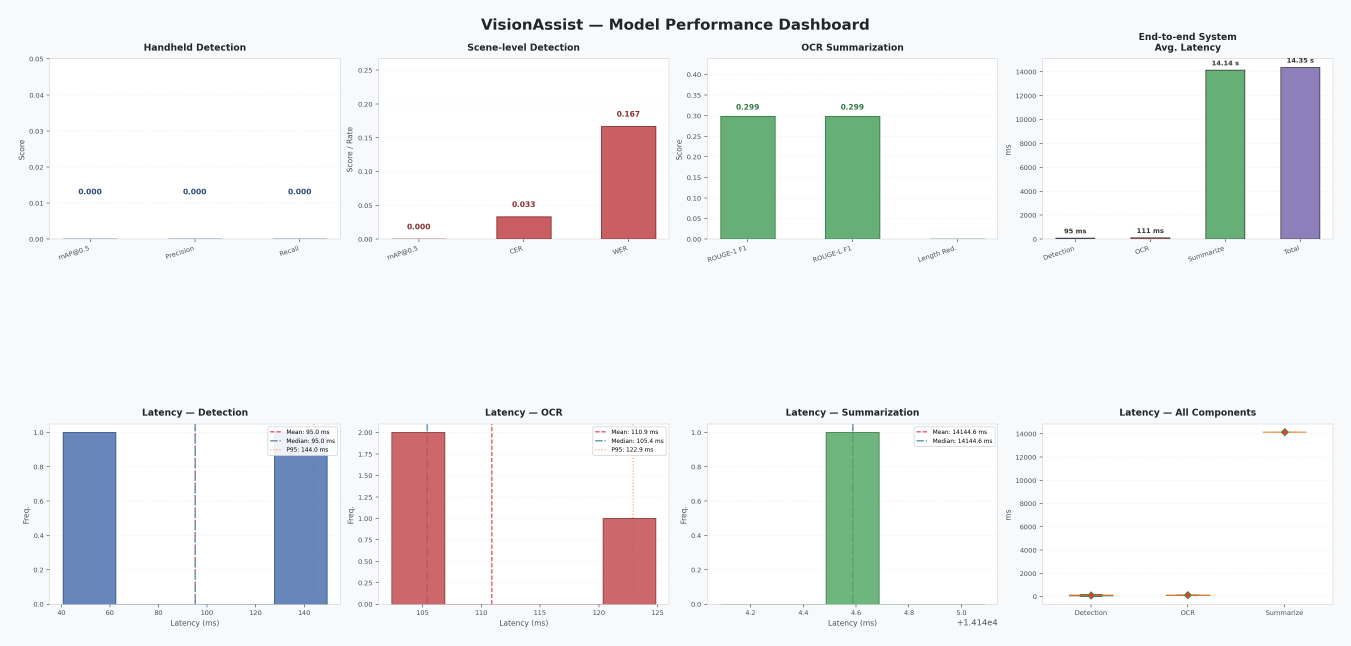
#> input picture performance_dashboard.png, 4052 x 1936 px (shown at 1/3 size)
$ python ocr.py -i performance_dashboard.png
#> lines starting #> are read from the running program, lines starting #| are printed output that depends on the picture; after the words box and inside, x2 and y2 are one past the last pixel; in counts of white or black regions, pixels touching at a corner belong together
#> in scan_from_file, img is the input picture: shape (1936, 4052, 3); mean B, G, R 239.8, 239.5, 238.5
# ocr.py — Live camera OCR with automatic paper detection + LLaMA summary
# =========================================================================
#
# Usage (standalone):
#   python ocr.py
#   python ocr.py --image path/to/image.png   (skip camera, use file)
#
# When used as a module by voice_assistant_main.py:
#   from ocr import scan_paper_live, summarize_with_llama
# =========================================================================

from __future__ import annotations

import argparse
import logging
import time
from pathlib import Path
from typing import Any

import cv2
import numpy as np
import pytesseract
import requests

LOGGER = logging.getLogger(__name__)

# ── Tesseract settings ──────────────────────────────────────────────────
DEFAULT_TESSERACT_CONFIG = "--oem 3 --psm 6"

# ── Ollama / LLaMA settings (local) ─────────────────────────────────────
OLLAMA_URL = "http://localhost:11434/api/chat"
LLAMA_MODEL = "llama3"

# ── Paper-detection tuning ───────────────────────────────────────────────
MIN_PAPER_AREA_RATIO = 0.15        # paper must fill ≥15 % of the frame
STABLE_FRAMES_REQUIRED = 15        # paper must be steady for N frames
CONTOUR_APPROX_EPSILON = 0.02      # polygon approximation tolerance
CANNY_LOW, CANNY_HIGH = 30, 100    # Canny edge thresholds


# ═════════════════════════════════════════════════════════════════════════
#  Image pre-processing & OCR
# ═════════════════════════════════════════════════════════════════════════

def preprocess_for_ocr(image: np.ndarray) -> np.ndarray:
    """Enlarge + threshold an image for better Tesseract accuracy."""
    gray = cv2.cvtColor(image, cv2.COLOR_BGR2GRAY)
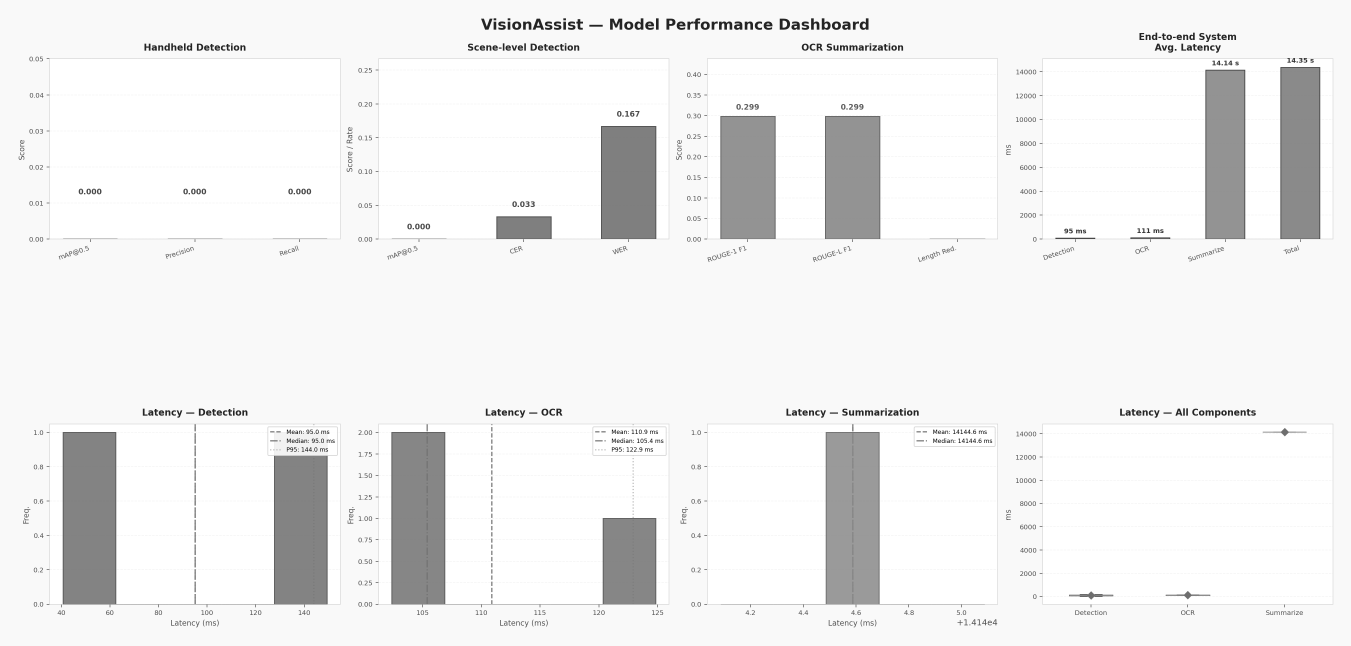
#> gray: shape (1936, 4052) (shown at 1/3 size); min 0, max 255, mean 239.3
    resized = cv2.resize(gray, None, fx=2.0, fy=2.0,
                         interpolation=cv2.INTER_CUBIC)
    _, binary = cv2.threshold(
        resized, 0, 255, cv2.THRESH_BINARY + cv2.THRESH_OTSU
    )
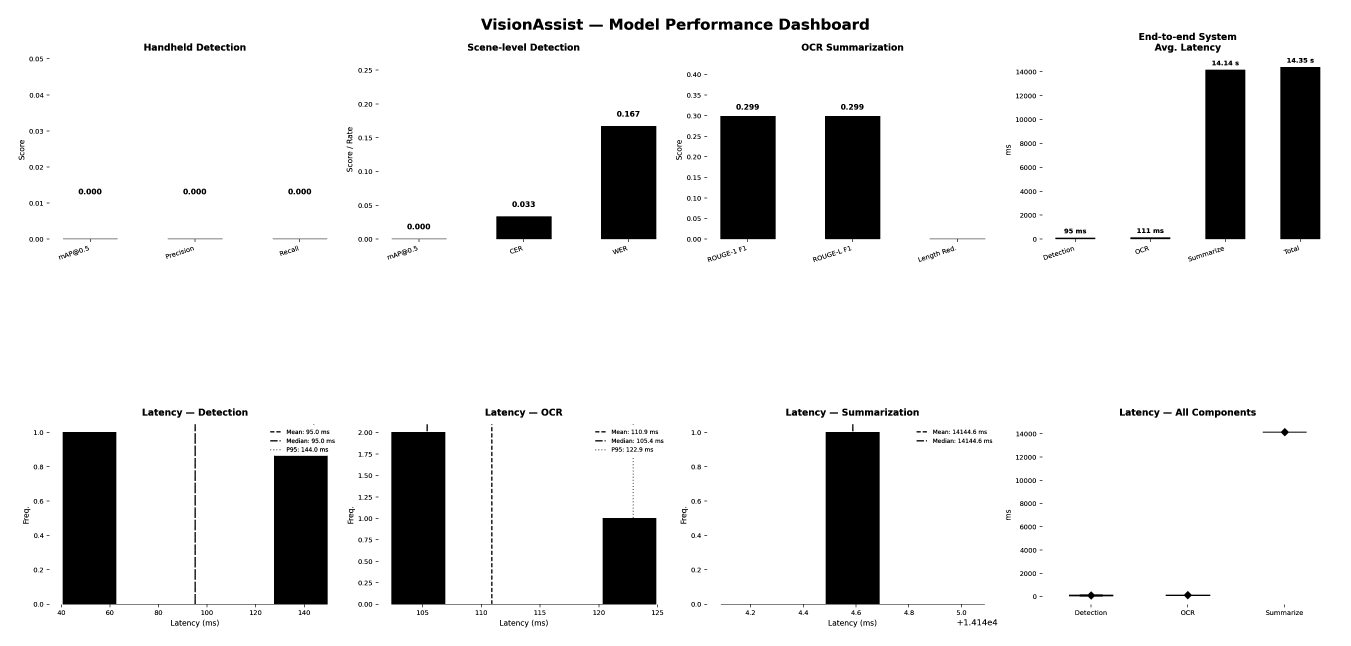
#> binary: shape (3872, 8104) (shown at 1/6 size); 90.1% white; 1001 black regions (42 under 20 px), largest, box (x1, y1, x2, y2) and area: (376, 2592, 1966, 3644) 624148, (2348, 2592, 3938, 3644) 505740, (4324, 2592, 5910, 3644) 339459
    return binary


def extract_text(image: np.ndarray, *, lang: str = "eng",
                 config: str = DEFAULT_TESSERACT_CONFIG) -> str:
    """Run Tesseract on an OpenCV image and return the extracted text."""
    processed = preprocess_for_ocr(image)
    text = pytesseract.image_to_string(processed, lang=lang,
                                       config=config).strip()
    return text


# ═════════════════════════════════════════════════════════════════════════
#  Paper / document detection helpers
# ═════════════════════════════════════════════════════════════════════════

# [225 lines left out: functions _order_points, _four_point_warp, detect_paper_contour, scan_paper_live, summarize_with_llama, not called in this run]


# ═════════════════════════════════════════════════════════════════════════
#  OCR from a static image file
# ═════════════════════════════════════════════════════════════════════════

def scan_from_file(image_path: str) -> str | None:
    """Run OCR on an image file and return extracted text."""
    img = cv2.imread(image_path)
    if img is None:
        LOGGER.warning("Could not read image: %s", image_path)
        return None
    return extract_text(img)


# ═════════════════════════════════════════════════════════════════════════
#  Standalone CLI
# ═════════════════════════════════════════════════════════════════════════

def _build_parser() -> argparse.ArgumentParser:
    p = argparse.ArgumentParser(
        description="Live-camera OCR with auto paper detection + LLaMA summary."
    )
    p.add_argument("--image", "-i", default=None,
                   help="Path to an image file (skips live camera).")
    p.add_argument("--camera", "-c", type=int, default=0,
                   help="Camera index (default: 0).")
    p.add_argument("--no-summary", action="store_true",
                   help="Skip the LLaMA summarization step.")
    return p


def main() -> None:
    logging.basicConfig(level=logging.INFO,
                        format="%(levelname)s: %(message)s")
    args = _build_parser().parse_args()

    # ── Static image mode ────────────────────────────────────────────
    if args.image:
        text = scan_from_file(args.image)
        if not text:
            print("No text detected in the image.")
            return
        print("\n=== Extracted OCR Text ===")
        print(text)
        if not args.no_summary:
            print("\n=== LLaMA Summary ===")
            summary = summarize_with_llama(text)
            print(summary)
        return

    # ── Live camera mode ─────────────────────────────────────────────
    print("Starting live camera OCR...")
    print("Hold a paper/document in front of the camera.")
    print("Press [Space] to force-capture, [q/Esc] to cancel.\n")

    result = scan_paper_live(camera_index=args.camera)
    if result is None:
        print("No text was captured.")
        return

    text, warped = result

    print("\n=== Extracted OCR Text ===")
    print(text)

    if not args.no_summary:
        print("\n=== LLaMA Summary ===")
        summary = summarize_with_llama(text)
        print(summary)

    # Show the warped paper image
    cv2.imshow("Captured Paper", warped)
    print("\nPress any key on the image window to close.")
    cv2.waitKey(0)
    cv2.destroyAllWindows()


if __name__ == "__main__":
    main()
#> (the call stopped at in extract_text, `text = pytesseract.image_to_string(processed, lang=lang, config=config..`: pytesseract is not available in this run)
